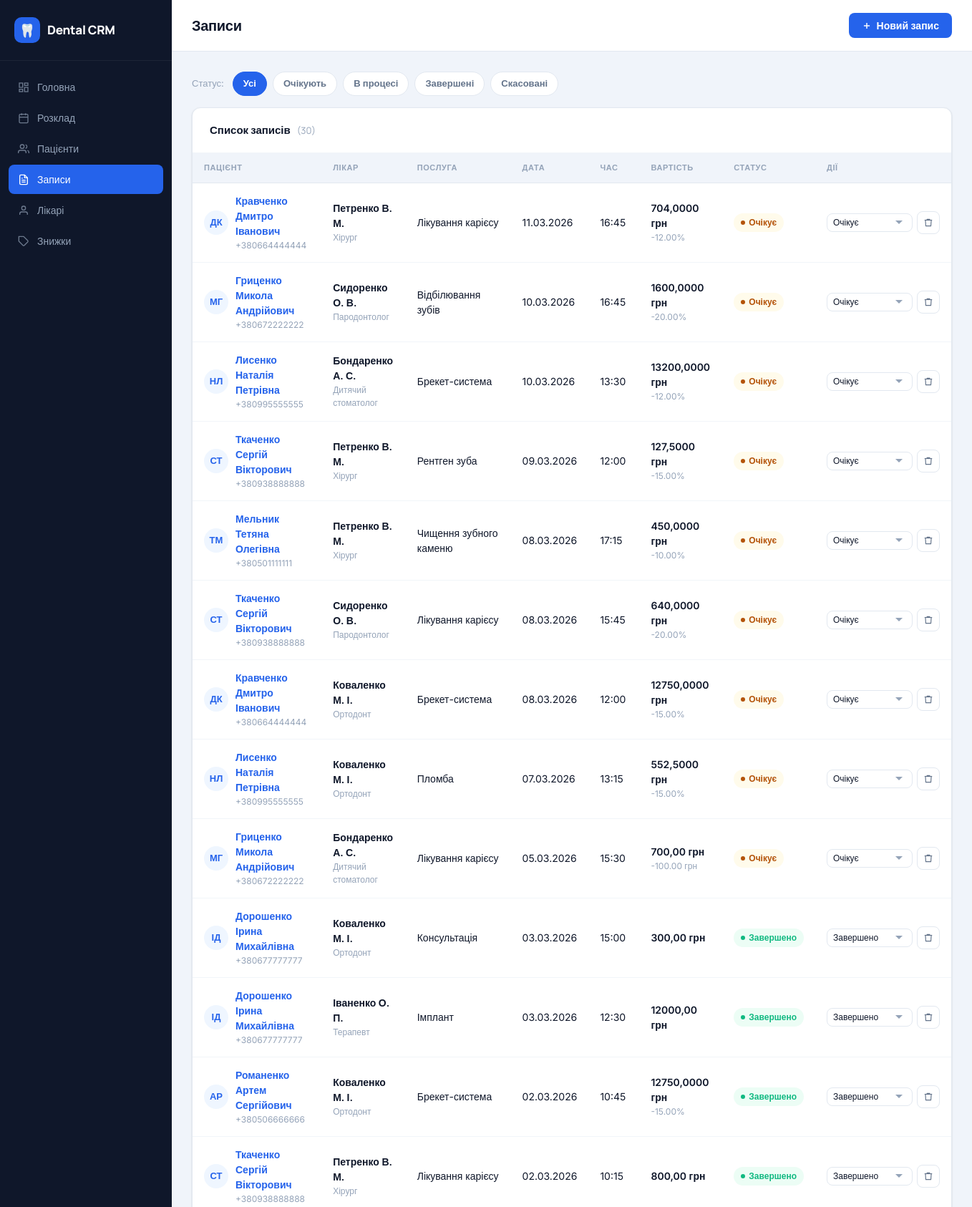
The app's page /appointments/ (upper part) with its own data.
### core/models.py (models this page shows, shortened)
class Appointment(models.Model):
    STATUS_CHOICES = [
        ('pending', 'Очікує'),
        ('in_progress', 'В процесі'),
        ('completed', 'Завершено'),
        ('cancelled', 'Скасовано'),
    ]
    patient = models.ForeignKey(
        Patient, on_delete=models.CASCADE,
        related_name='appointments', verbose_name='Пацієнт'
    )
    doctor = models.ForeignKey(
        Doctor, on_delete=models.CASCADE,
        related_name='appointments', verbose_name='Лікар'
    )
    service = models.ForeignKey(
        Service, on_delete=models.CASCADE, verbose_name='Послуга'
    )
    discount = models.ForeignKey(
        Discount, on_delete=models.SET_NULL,
        null=True, blank=True, verbose_name='Знижка'
    )
    date = models.DateField('Дата')
    time = models.TimeField('Час')
    status = models.CharField('Статус', max_length=20, choices=STATUS_CHOICES, default='pending')
    notes = models.TextField('Примітки', blank=True)
    created_at = models.DateTimeField(auto_now_add=True)
    class Meta:
        verbose_name = 'Запис'
        verbose_name_plural = 'Записи'
        ordering = ['-date', '-time']
    @property
    def final_price(self):
        price = self.service.price
        if self.discount:
            if self.discount.discount_type == 'percentage':
                price = price * (1 - self.discount.value / 100)
            else:
                price = price - self.discount.value
        return max(price, 0)

class Patient(models.Model):
    first_name = models.CharField('Ім\'я', max_length=100)
    last_name = models.CharField('Прізвище', max_length=100)
    patronymic = models.CharField('По батькові', max_length=100, blank=True)
    phone = models.CharField('Телефон', max_length=20)
    email = models.EmailField('Email', blank=True)
    date_of_birth = models.DateField('Дата народження', null=True, blank=True)
    address = models.TextField('Адреса', blank=True)
    notes = models.TextField('Примітки', blank=True)
    created_at = models.DateTimeField(auto_now_add=True)
    class Meta:
        verbose_name = 'Пацієнт'
        verbose_name_plural = 'Пацієнти'
        ordering = ['last_name', 'first_name']
    def __str__(self):
        return self.full_name
    @property
    def full_name(self):
        parts = [self.last_name, self.first_name, self.patronymic]
        return ' '.join(p for p in parts if p).strip()

class Doctor(models.Model):
    SPECIALIZATION_CHOICES = [
        ('therapist', 'Терапевт'),
        ('surgeon', 'Хірург'),
        ('orthodontist', 'Ортодонт'),
        ('periodontist', 'Пародонтолог'),
        ('pediatric', 'Дитячий стоматолог'),
        ('orthopedist', 'Ортопед'),
    ]
    first_name = models.CharField('Ім\'я', max_length=100)
    last_name = models.CharField('Прізвище', max_length=100)
    patronymic = models.CharField('По батькові', max_length=100, blank=True)
    specialization = models.CharField('Спеціалізація', max_length=50, choices=SPECIALIZATION_CHOICES)
    phone = models.CharField('Телефон', max_length=20, blank=True)
    email = models.EmailField('Email', blank=True)
    photo = models.ImageField('Фото', upload_to='doctors/', blank=True, null=True)
    experience_years = models.IntegerField('Досвід (років)', default=0)
    is_active = models.BooleanField('Активний', default=True)
    created_at = models.DateTimeField(auto_now_add=True)
    class Meta:
        verbose_name = 'Лікар'
        verbose_name_plural = 'Лікарі'
        ordering = ['last_name', 'first_name']
    def __str__(self):
        return self.full_name
    @property
    def full_name(self):
        parts = [self.last_name, self.first_name, self.patronymic]
        return ' '.join(p for p in parts if p).strip()
    @property
    def initials_name(self):
        parts = [self.last_name]
        if self.first_name:
            parts.append(self.first_name[0] + '.')
        if self.patronymic:
            parts.append(self.patronymic[0] + '.')
        return ' '.join(parts)

class Service(models.Model):
    CATEGORY_CHOICES = [
        ('therapy', 'Терапія'),
        ('surgery', 'Хірургія'),
        ('orthodontics', 'Ортодонтія'),
        ('prosthetics', 'Протезування'),
        ('hygiene', 'Гігієна'),
        ('diagnostics', 'Діагностика'),
    ]
    name = models.CharField('Назва послуги', max_length=200)
    category = models.CharField('Категорія', max_length=50, choices=CATEGORY_CHOICES, default='therapy')
    description = models.TextField('Опис', blank=True)
    price = models.DecimalField('Ціна (грн)', max_digits=10, decimal_places=2)
    duration_minutes = models.IntegerField('Тривалість (хв)', default=30)
    is_active = models.BooleanField('Активна', default=True)
    class Meta:
        verbose_name = 'Послуга'
        verbose_name_plural = 'Послуги'
        ordering = ['category', 'name']
    def __str__(self):
        return f'{self.name} — {self.price} грн'

class Discount(models.Model):
    DISCOUNT_TYPE_CHOICES = [
        ('percentage', 'Відсоток (%)'),
        ('fixed', 'Фіксована сума (грн)'),
    ]
    name = models.CharField('Назва знижки', max_length=200)
    discount_type = models.CharField('Тип знижки', max_length=20, choices=DISCOUNT_TYPE_CHOICES)
    value = models.DecimalField('Розмір знижки', max_digits=10, decimal_places=2)
    description = models.TextField('Опис', blank=True)
    is_active = models.BooleanField('Активна', default=True)
    valid_from = models.DateField('Діє з', null=True, blank=True)
    valid_to = models.DateField('Діє до', null=True, blank=True)
    created_at = models.DateTimeField(auto_now_add=True)
    class Meta:
        verbose_name = 'Знижка'
        verbose_name_plural = 'Знижки'
        ordering = ['-created_at']
    def __str__(self):
        if self.discount_type == 'percentage':
            return f'{self.name} ({self.value}%)'
        return f'{self.name} ({self.value} грн)'
    @property
    def display_value(self):
        if self.discount_type == 'percentage':
            return f'{self.value}%'
        return f'{self.value} грн'

### core/views.py (the view)
# urls.py: path('appointments/', views.appointment_list, name='appointment_list'),
def appointment_list(request):
    appointments = Appointment.objects.select_related(
        'patient', 'doctor', 'service', 'discount'
    ).order_by('-date', '-time')
    status_filter = request.GET.get('status', '')
    if status_filter:
        appointments = appointments.filter(status=status_filter)
    date_filter = request.GET.get('date', '')
    if date_filter:
        appointments = appointments.filter(date=date_filter)
    if request.method == 'POST':
        form = AppointmentForm(request.POST)
        if form.is_valid():
            form.save()
            return redirect('appointment_list')
    else:
        form = AppointmentForm()
    return render(request, 'appointments/list.html', {
        'appointments': appointments,
        'form': form,
        'status_filter': status_filter,
        'date_filter': date_filter,
        'active_page': 'appointments',
        'status_choices': Appointment.STATUS_CHOICES,
    })

### core/forms.py
class AppointmentForm(forms.ModelForm):
    class Meta:
        model = Appointment
        fields = ['patient', 'doctor', 'service', 'discount',
                  'date', 'time', 'status', 'notes']
        widgets = {
            'patient': forms.Select(attrs={'class': 'form-input'}),
            'doctor': forms.Select(attrs={'class': 'form-input'}),
            'service': forms.Select(attrs={'class': 'form-input'}),
            'discount': forms.Select(attrs={'class': 'form-input'}),
            'date': forms.DateInput(attrs={'class': 'form-input', 'type': 'date'}),
            'time': forms.TimeInput(attrs={'class': 'form-input', 'type': 'time'}),
            'status': forms.Select(attrs={'class': 'form-input'}),
            'notes': forms.Textarea(attrs={'class': 'form-input', 'rows': 3, 'placeholder': 'Примітки до запису...'}),
        }
        labels = {
            'patient': 'Пацієнт',
            'doctor': 'Лікар',
            'service': 'Послуга',
            'discount': 'Знижка',
            'date': 'Дата',
            'time': 'Час',
            'status': 'Статус',
            'notes': 'Примітки',
        }

### templates/appointments/list.html (shortened to what this page needs)
{% extends "base.html" %}
{% block page_title %}Записи{% endblock %}
{% block topbar_actions %}
  <button class="btn btn-primary" onclick="openModal('addAppointmentModal')">
    <svg width="14" height="14" viewBox="0 0 24 24" fill="none" stroke="currentColor" stroke-width="2.5"><line x1="12" y1="5" x2="12" y2="19"/><line x1="5" y1="12" x2="19" y2="12"/></svg>
    Новий запис
  </button>
{% endblock %}
{% block content %}
<div class="flex items-center gap-2 mb-4">
  <span class="text-sm text-muted" style="margin-right:4px;">Статус:</span>
  <div class="filter-bar">
    <a href="{% url 'appointment_list' %}" class="filter-btn {% if not status_filter %}active{% endif %}">Усі</a>
    <a href="?status=pending" class="filter-btn {% if status_filter == 'pending' %}active{% endif %}">Очікують</a>
    <a href="?status=in_progress" class="filter-btn {% if status_filter == 'in_progress' %}active{% endif %}">В процесі</a>
    <a href="?status=completed" class="filter-btn {% if status_filter == 'completed' %}active{% endif %}">Завершені</a>
    <a href="?status=cancelled" class="filter-btn {% if status_filter == 'cancelled' %}active{% endif %}">Скасовані</a>
  </div>
</div>
<div class="card">
  <div class="card-header">
    <span class="card-title">
      Список записів
      <span style="font-weight:400; color:var(--text-muted); font-size:13px; margin-left:6px;">({{ appointments|length }})</span>
    </span>
  </div>
  {% if appointments %}
  <div class="table-wrap">
    <table>
      <thead>
        <tr>
          <th>Пацієнт</th>
          <th>Лікар</th>
          <th>Послуга</th>
          <th>Дата</th>
          <th>Час</th>
          <th>Вартість</th>
          <th>Статус</th>
          <th>Дії</th>
        </tr>
      </thead>
      <tbody>
        {% for appt in appointments %}
        <tr>
          <td>
            <div class="td-name">
              <div class="avatar">{{ appt.patient.first_name|slice:":1" }}{{ appt.patient.last_name|slice:":1" }}</div>
              <div>
                <a href="{% url 'patient_detail' appt.patient.pk %}" style="text-decoration:none;">
                  <div class="name-primary" style="color:var(--primary);">{{ appt.patient.full_name }}</div>
                </a>
                <div class="name-secondary">{{ appt.patient.phone }}</div>
              </div>
            </div>
          </td>
          <td>
            <div class="name-primary">{{ appt.doctor.initials_name }}</div>
            <div class="name-secondary">{{ appt.doctor.get_specialization_display }}</div>
          </td>
          <td>{{ appt.service.name }}</td>
          <td>{{ appt.date|date:"d.m.Y" }}</td>
          <td>{{ appt.time|time:"H:i" }}</td>
          <td>
            <div class="name-primary">{{ appt.final_price }} грн</div>
            {% if appt.discount %}
              <div class="name-secondary">-{{ appt.discount.display_value }}</div>
            {% endif %}
          </td>
          <td>
            {% if appt.status == 'completed' %}
              <span class="badge badge-success">Завершено</span>
            {% elif appt.status == 'pending' %}
              <span class="badge badge-warning">Очікує</span>
            {% elif appt.status == 'in_progress' %}
              <span class="badge badge-info">В процесі</span>
            {% else %}
              <span class="badge badge-neutral">Скасовано</span>
            {% endif %}
          </td>
          <td>
            <div class="td-actions">
              <form method="post" action="{% url 'appointment_update_status' appt.pk %}" style="display:flex; align-items:center;">
                <select name="status" onchange="this.form.submit()" class="form-input" style="padding:5px 8px; font-size:12px; width:auto; min-width:120px;">
                  {% for value, label in status_choices %}
                    <option value="{{ value }}" {% if appt.status == value %}selected{% endif %}>{{ label }}</option>
                  {% endfor %}
                </select>
              </form>
              <form method="post" action="{% url 'appointment_delete' appt.pk %}" style="display:inline;">
                <button type="submit" class="btn-icon danger" data-confirm="Видалити цей запис?" title="Видалити">
                  <svg width="14" height="14" viewBox="0 0 24 24" fill="none" stroke="currentColor" stroke-width="2"><polyline points="3 6 5 6 21 6"/><path d="M19 6l-1 14H6L5 6"/><path d="M9 6V4h6v2"/></svg>
                </button>
              </form>
            </div>
          </td>
        </tr>
        {% endfor %}
      </tbody>
    </table>
  </div>
  {% else %}
  <div class="empty-state">
    <div class="empty-icon">📋</div>
    <div class="empty-title">Записів не знайдено</div>
    <div class="empty-text">{% if status_filter %}Спробуйте змінити фільтр{% else %}Натисніть "Новий запис" щоб створити перший{% endif %}</div>
  </div>
  {% endif %}
</div>
{% endblock %}

### records on screen
Appointment: patient.first_name "Д", patient.last_name "К", patient.full_name "Кравченко Дмитро Іванович", patient.phone "+380664444444", doctor.initials_name "Петренко В. М.", doctor.specialization "Хірург", service.name "Лікування карієсу", date "11.03.2026", time "16:45", final_price "704,0000", discount.display_value "12.00%", shows "Очікує", status "Очікує"
Appointment: patient.first_name "М", patient.last_name "Г", patient.full_name "Гриценко Микола Андрійович", patient.phone "+380672222222", doctor.initials_name "Сидоренко О. В.", doctor.specialization "Пародонтолог", service.name "Відбілювання зубів", date "10.03.2026", time "16:45", final_price "1600,0000", discount.display_value "20.00%", shows "Очікує", status "Очікує"
Appointment: patient.first_name "Н", patient.last_name "Л", patient.full_name "Лисенко Наталія Петрівна", patient.phone "+380995555555", doctor.initials_name "Бондаренко А. С.", doctor.specialization "Дитячий стоматолог", service.name "Брекет-система", date "10.03.2026", time "13:30", final_price "13200,0000", discount.display_value "12.00%", shows "Очікує", status "Очікує"
Appointment: patient.first_name "С", patient.last_name "Т", patient.full_name "Ткаченко Сергій Вікторович", patient.phone "+380938888888", doctor.initials_name "Петренко В. М.", doctor.specialization "Хірург", service.name "Рентген зуба", date "09.03.2026", time "12:00", final_price "127,5000", discount.display_value "15.00%", shows "Очікує", status "Очікує"
Appointment: patient.first_name "Т", patient.last_name "М", patient.full_name "Мельник Тетяна Олегівна", patient.phone "+380501111111", doctor.initials_name "Петренко В. М.", doctor.specialization "Хірург", service.name "Чищення зубного каменю", date "08.03.2026", time "17:15", final_price "450,0000", discount.display_value "10.00%", shows "Очікує", status "Очікує"
Appointment: patient.first_name "С", patient.last_name "Т", patient.full_name "Ткаченко Сергій Вікторович", patient.phone "+380938888888", doctor.initials_name "Сидоренко О. В.", doctor.specialization "Пародонтолог", service.name "Лікування карієсу", date "08.03.2026", time "15:45", final_price "640,0000", discount.display_value "20.00%", shows "Очікує", status "Очікує"
Appointment: patient.first_name "Д", patient.last_name "К", patient.full_name "Кравченко Дмитро Іванович", patient.phone "+380664444444", doctor.initials_name "Коваленко М. І.", doctor.specialization "Ортодонт", service.name "Брекет-система", date "08.03.2026", time "12:00", final_price "12750,0000", discount.display_value "15.00%", shows "Очікує", status "Очікує"
Appointment: patient.first_name "Н", patient.last_name "Л", patient.full_name "Лисенко Наталія Петрівна", patient.phone "+380995555555", doctor.initials_name "Коваленко М. І.", doctor.specialization "Ортодонт", service.name "Пломба", date "07.03.2026", time "13:15", final_price "552,5000", discount.display_value "15.00%", shows "Очікує", status "Очікує"
Appointment: patient.first_name "М", patient.last_name "Г", patient.full_name "Гриценко Микола Андрійович", patient.phone "+380672222222", doctor.initials_name "Бондаренко А. С.", doctor.specialization "Дитячий стоматолог", service.name "Лікування карієсу", date "05.03.2026", time "15:30", final_price "700,00", discount.display_value "100.00 грн", shows "Очікує", status "Очікує"
Appointment: patient.first_name "І", patient.last_name "Д", patient.full_name "Дорошенко Ірина Михайлівна", patient.phone "+380677777777", doctor.initials_name "Коваленко М. І.", doctor.specialization "Ортодонт", service.name "Консультація", date "03.03.2026", time "15:00", final_price "300,00", shows "Завершено", status "Завершено"
Appointment: patient.first_name "І", patient.last_name "Д", patient.full_name "Дорошенко Ірина Михайлівна", patient.phone "+380677777777", doctor.initials_name "Іваненко О. П.", doctor.specialization "Терапевт", service.name "Імплант", date "03.03.2026", time "12:30", final_price "12000,00", shows "Завершено", status "Завершено"
Appointment: patient.first_name "А", patient.last_name "Р", patient.full_name "Романенко Артем Сергійович", patient.phone "+380506666666", doctor.initials_name "Коваленко М. І.", doctor.specialization "Ортодонт", service.name "Брекет-система", date "02.03.2026", time "10:45", final_price "12750,0000", discount.display_value "15.00%", shows "Завершено", status "Завершено"
Appointment: patient.first_name "С", patient.last_name "Т", patient.full_name "Ткаченко Сергій Вікторович", patient.phone "+380938888888", doctor.initials_name "Петренко В. М.", doctor.specialization "Хірург", service.name "Лікування карієсу", date "02.03.2026", time "10:15", final_price "800,00", shows "Завершено", status "Завершено"

### other values on screen
{{ appointments|length }} "30"
